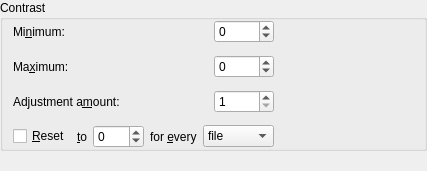
<?xml version="1.0" encoding="UTF-8"?>
<ui version="4.0">
 <class>KPlayerSettingsContrastPage</class>
 <widget class="QFrame" name="KPlayerSettingsContrastPage">
  <property name="geometry">
   <rect>
    <x>0</x>
    <y>0</y>
    <width>427</width>
    <height>171</height>
   </rect>
  </property>
  <property name="frameShape">
   <enum>QFrame::NoFrame</enum>
  </property>
  <property name="frameShadow">
   <enum>QFrame::Plain</enum>
  </property>
  <property name="lineWidth">
   <number>0</number>
  </property>
  <layout class="QGridLayout">
   <item row="0" column="0">
    <widget class="QGroupBox" name="groupBox4">
     <property name="sizePolicy">
      <sizepolicy hsizetype="Preferred" vsizetype="Preferred">
       <horstretch>0</horstretch>
       <verstretch>0</verstretch>
      </sizepolicy>
     </property>
     <property name="title">
      <string>Contrast</string>
     </property>
     <layout class="QGridLayout">
      <property name="leftMargin">
       <number>10</number>
      </property>
      <item row="0" column="0">
       <widget class="QLabel" name="l_contrast_minimum">
        <property name="sizePolicy">
         <sizepolicy hsizetype="Minimum" vsizetype="Preferred">
          <horstretch>0</horstretch>
          <verstretch>0</verstretch>
         </sizepolicy>
        </property>
        <property name="toolTip">
         <string>Lower limit on the video contrast</string>
        </property>
        <property name="whatsThis">
         <string>Option to specify a lower limit on the video contrast setting.</string>
        </property>
        <property name="text">
         <string>Mi&amp;nimum:</string>
        </property>
        <property name="alignment">
         <set>Qt::AlignLeading|Qt::AlignLeft|Qt::AlignVCenter</set>
        </property>
        <property name="wordWrap">
         <bool>false</bool>
        </property>
        <property name="buddy">
         <cstring>c_contrast_minimum</cstring>
        </property>
       </widget>
      </item>
      <item row="0" column="1">
       <widget class="KIntSpinBox" name="c_contrast_minimum">
        <property name="sizePolicy">
         <sizepolicy hsizetype="Fixed" vsizetype="Fixed">
          <horstretch>0</horstretch>
          <verstretch>0</verstretch>
         </sizepolicy>
        </property>
        <property name="maximumSize">
         <size>
          <width>60</width>
          <height>32767</height>
         </size>
        </property>
        <property name="toolTip">
         <string>Lower limit on the video contrast</string>
        </property>
        <property name="whatsThis">
         <string>Option to specify a lower limit on the video contrast setting.</string>
        </property>
        <property name="minimum">
         <number>-100</number>
        </property>
       </widget>
      </item>
      <item row="1" column="0">
       <widget class="QLabel" name="l_contrast_maximum">
        <property name="sizePolicy">
         <sizepolicy hsizetype="Minimum" vsizetype="Preferred">
          <horstretch>0</horstretch>
          <verstretch>0</verstretch>
         </sizepolicy>
        </property>
        <property name="toolTip">
         <string>Upper limit on the video contrast</string>
        </property>
        <property name="whatsThis">
         <string>Option to specify an upper limit on the video contrast setting.</string>
        </property>
        <property name="text">
         <string>Ma&amp;ximum:</string>
        </property>
        <property name="alignment">
         <set>Qt::AlignLeading|Qt::AlignLeft|Qt::AlignVCenter</set>
        </property>
        <property name="wordWrap">
         <bool>false</bool>
        </property>
        <property name="buddy">
         <cstring>c_contrast_maximum</cstring>
        </property>
       </widget>
      </item>
      <item row="1" column="1">
       <widget class="KIntSpinBox" name="c_contrast_maximum">
        <property name="sizePolicy">
         <sizepolicy hsizetype="Fixed" vsizetype="Fixed">
          <horstretch>0</horstretch>
          <verstretch>0</verstretch>
         </sizepolicy>
        </property>
        <property name="maximumSize">
         <size>
          <width>60</width>
          <height>32767</height>
         </size>
        </property>
        <property name="toolTip">
         <string>Upper limit on the video contrast</string>
        </property>
        <property name="whatsThis">
         <string>Option to specify an upper limit on the video contrast setting.</string>
        </property>
        <property name="minimum">
         <number>-99</number>
        </property>
        <property name="maximum">
         <number>100</number>
        </property>
       </widget>
      </item>
      <item row="2" column="0">
       <widget class="QLabel" name="l_contrast_step">
        <property name="sizePolicy">
         <sizepolicy hsizetype="Minimum" vsizetype="Preferred">
          <horstretch>0</horstretch>
          <verstretch>0</verstretch>
         </sizepolicy>
        </property>
        <property name="toolTip">
         <string>Amount of adjustment to video contrast when using Increase/Decrease commands</string>
        </property>
        <property name="whatsThis">
         <string>Option to specify the amount by which to change video contrast when using Increase/Decrease Contrast commands on Player/Video menu or the corresponding keyboard shortcuts.</string>
        </property>
        <property name="text">
         <string>Adjustment a&amp;mount:</string>
        </property>
        <property name="alignment">
         <set>Qt::AlignLeading|Qt::AlignLeft|Qt::AlignVCenter</set>
        </property>
        <property name="wordWrap">
         <bool>false</bool>
        </property>
        <property name="buddy">
         <cstring>c_contrast_step</cstring>
        </property>
       </widget>
      </item>
      <item row="2" column="1">
       <widget class="KIntSpinBox" name="c_contrast_step">
        <property name="sizePolicy">
         <sizepolicy hsizetype="Fixed" vsizetype="Fixed">
          <horstretch>0</horstretch>
          <verstretch>0</verstretch>
         </sizepolicy>
        </property>
        <property name="maximumSize">
         <size>
          <width>60</width>
          <height>32767</height>
         </size>
        </property>
        <property name="toolTip">
         <string>Amount of adjustment to video contrast when using Increase/Decrease commands</string>
        </property>
        <property name="whatsThis">
         <string>Option to specify the amount by which to change video contrast when using Increase/Decrease Contrast commands on Player/Video menu or the corresponding keyboard shortcuts.</string>
        </property>
        <property name="minimum">
         <number>1</number>
        </property>
        <property name="maximum">
         <number>200</number>
        </property>
       </widget>
      </item>
      <item row="3" column="0" colspan="2">
       <layout class="QHBoxLayout">
        <property name="spacing">
         <number>6</number>
        </property>
        <item>
         <widget class="QCheckBox" name="c_contrast_reset">
          <property name="toolTip">
           <string>Reset contrast to a specific setting for each new file or KPlayer session</string>
          </property>
          <property name="whatsThis">
           <string>Option to reset video contrast to a specific setting for each new file or KPlayer session.</string>
          </property>
          <property name="text">
           <string>&amp;Reset</string>
          </property>
         </widget>
        </item>
        <item>
         <widget class="QLabel" name="l_contrast_to">
          <property name="sizePolicy">
           <sizepolicy hsizetype="Minimum" vsizetype="Preferred">
            <horstretch>0</horstretch>
            <verstretch>0</verstretch>
           </sizepolicy>
          </property>
          <property name="toolTip">
           <string>Reset contrast to a specific setting for each new file or KPlayer session</string>
          </property>
          <property name="whatsThis">
           <string>Option to reset video contrast to a specific setting for each new file or KPlayer session.</string>
          </property>
          <property name="text">
           <string>&amp;to</string>
          </property>
          <property name="alignment">
           <set>Qt::AlignLeading|Qt::AlignLeft|Qt::AlignVCenter</set>
          </property>
          <property name="wordWrap">
           <bool>false</bool>
          </property>
          <property name="buddy">
           <cstring>c_contrast_default</cstring>
          </property>
         </widget>
        </item>
        <item>
         <widget class="KIntSpinBox" name="c_contrast_default">
          <property name="sizePolicy">
           <sizepolicy hsizetype="Fixed" vsizetype="Fixed">
            <horstretch>0</horstretch>
            <verstretch>0</verstretch>
           </sizepolicy>
          </property>
          <property name="maximumSize">
           <size>
            <width>60</width>
            <height>32767</height>
           </size>
          </property>
          <property name="toolTip">
           <string>Reset contrast to a specific setting for each new file or KPlayer session</string>
          </property>
          <property name="whatsThis">
           <string>Option to reset video contrast to a specific setting for each new file or KPlayer session.</string>
          </property>
          <property name="minimum">
           <number>-100</number>
          </property>
          <property name="maximum">
           <number>100</number>
          </property>
         </widget>
        </item>
        <item>
         <widget class="QLabel" name="l_contrast_every">
          <property name="sizePolicy">
           <sizepolicy hsizetype="Minimum" vsizetype="Preferred">
            <horstretch>0</horstretch>
            <verstretch>0</verstretch>
           </sizepolicy>
          </property>
          <property name="toolTip">
           <string>Reset contrast to a specific setting for each new file or KPlayer session</string>
          </property>
          <property name="whatsThis">
           <string>Option to reset video contrast to a specific setting for each new file or KPlayer session.</string>
          </property>
          <property name="text">
           <string>for &amp;every</string>
          </property>
          <property name="alignment">
           <set>Qt::AlignLeading|Qt::AlignLeft|Qt::AlignVCenter</set>
          </property>
          <property name="wordWrap">
           <bool>false</bool>
          </property>
          <property name="buddy">
           <cstring>c_contrast_every</cstring>
          </property>
         </widget>
        </item>
        <item>
         <widget class="QComboBox" name="c_contrast_every">
          <property name="toolTip">
           <string>Reset contrast to a specific setting for each new file or KPlayer session</string>
          </property>
          <property name="whatsThis">
           <string>Option to reset video contrast to a specific setting for each new file or KPlayer session.</string>
          </property>
          <item>
           <property name="text">
            <string>file</string>
           </property>
          </item>
          <item>
           <property name="text">
            <string>session</string>
           </property>
          </item>
         </widget>
        </item>
       </layout>
      </item>
      <item row="1" column="2">
       <spacer name="horizontalSpacer">
        <property name="orientation">
         <enum>Qt::Horizontal</enum>
        </property>
        <property name="sizeHint" stdset="0">
         <size>
          <width>40</width>
          <height>20</height>
         </size>
        </property>
       </spacer>
      </item>
     </layout>
    </widget>
   </item>
   <item row="1" column="0">
    <spacer name="verticalSpacer">
     <property name="orientation">
      <enum>Qt::Vertical</enum>
     </property>
     <property name="sizeHint" stdset="0">
      <size>
       <width>20</width>
       <height>40</height>
      </size>
     </property>
    </spacer>
   </item>
  </layout>
 </widget>
 <layoutdefault spacing="12" margin="0"/>
 <customwidgets>
  <customwidget>
   <class>KIntSpinBox</class>
   <extends>QSpinBox</extends>
   <header>knuminput.h</header>
  </customwidget>
 </customwidgets>
 <resources/>
 <connections>
  <connection>
   <sender>c_contrast_reset</sender>
   <signal>toggled(bool)</signal>
   <receiver>KPlayerSettingsContrastPage</receiver>
   <slot>resetChanged(bool)</slot>
   <hints>
    <hint type="sourcelabel">
     <x>20</x>
     <y>20</y>
    </hint>
    <hint type="destinationlabel">
     <x>20</x>
     <y>20</y>
    </hint>
   </hints>
  </connection>
  <connection>
   <sender>c_contrast_minimum</sender>
   <signal>valueChanged(int)</signal>
   <receiver>KPlayerSettingsContrastPage</receiver>
   <slot>minimumContrastValueChanged(int)</slot>
   <hints>
    <hint type="sourcelabel">
     <x>430</x>
     <y>189</y>
    </hint>
    <hint type="destinationlabel">
     <x>432</x>
     <y>43</y>
    </hint>
   </hints>
  </connection>
  <connection>
   <sender>c_contrast_maximum</sender>
   <signal>valueChanged(int)</signal>
   <receiver>KPlayerSettingsContrastPage</receiver>
   <slot>maximumContrastValueChanged(int)</slot>
   <hints>
    <hint type="sourcelabel">
     <x>448</x>
     <y>226</y>
    </hint>
    <hint type="destinationlabel">
     <x>485</x>
     <y>96</y>
    </hint>
   </hints>
  </connection>
 </connections>
 <slots>
  <slot>minimumContrastValueChanged(int)</slot>
  <slot>maximumContrastValueChanged(int)</slot>
 </slots>
</ui>
